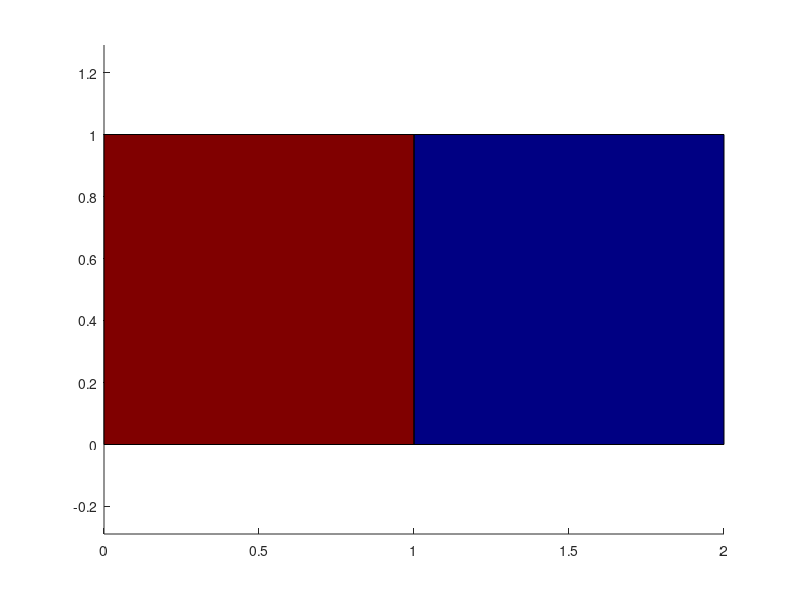

Here is the MATLAB script that generated this plot:
% Prueba de ANIMACION en Calcpad Lab: patch + set + drawnow deben animar en vivo.
X = [0 0; 1 0; 2 0; 0 1; 1 1; 2 1];        % 6 vertices (2 columnas)
F = [1 2 5 4; 2 3 6 5];                     % 2 caras Q4
figure; caxis([0 1]); colormap(jet(256));
ph = patch('Vertices', X, 'Faces', F, 'FaceVertexCData', [0; 0], 'FaceColor', 'flat', 'EdgeColor', 'k');
axis equal;
for k = 1:12
  d = [k/12; 1 - k/12];                     % la cara izquierda sube, la derecha baja
  set(ph, 'FaceVertexCData', d);
  drawnow;                                   % <-- deberia repintar el frame en vivo
  pause(0.15);
end
